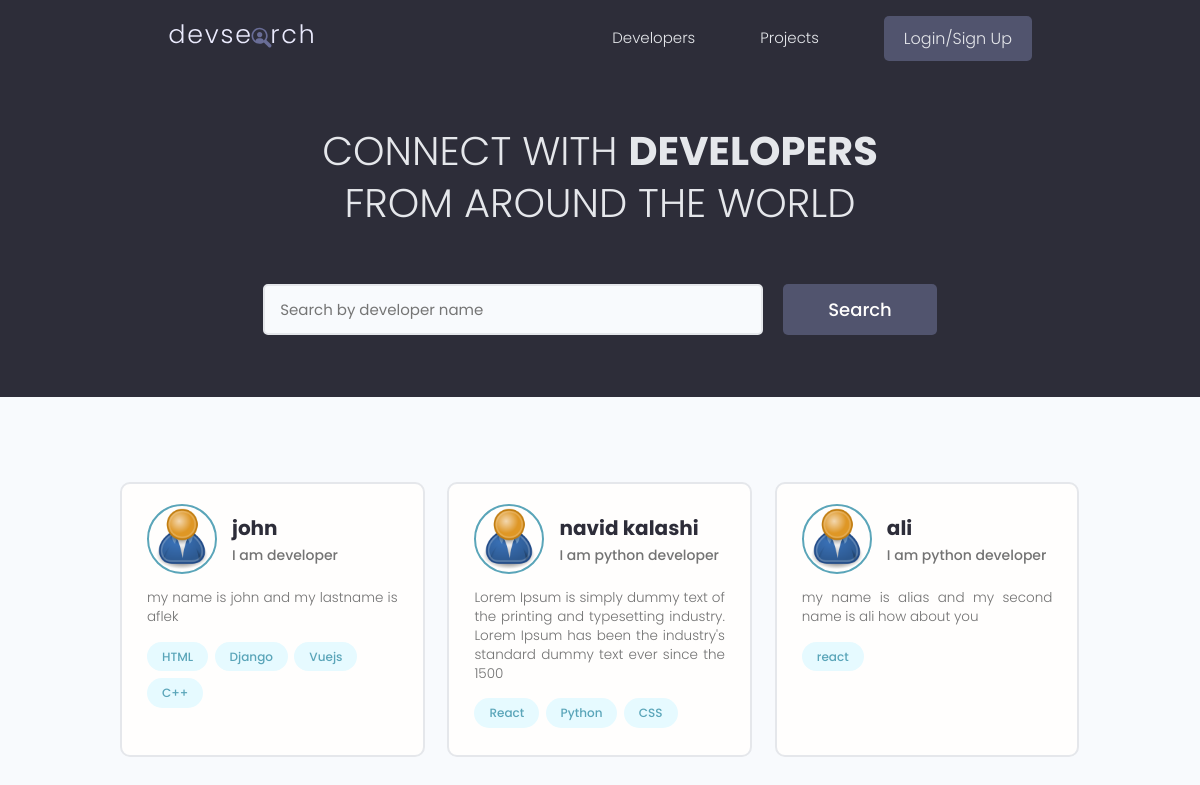
The app's page /, older data.
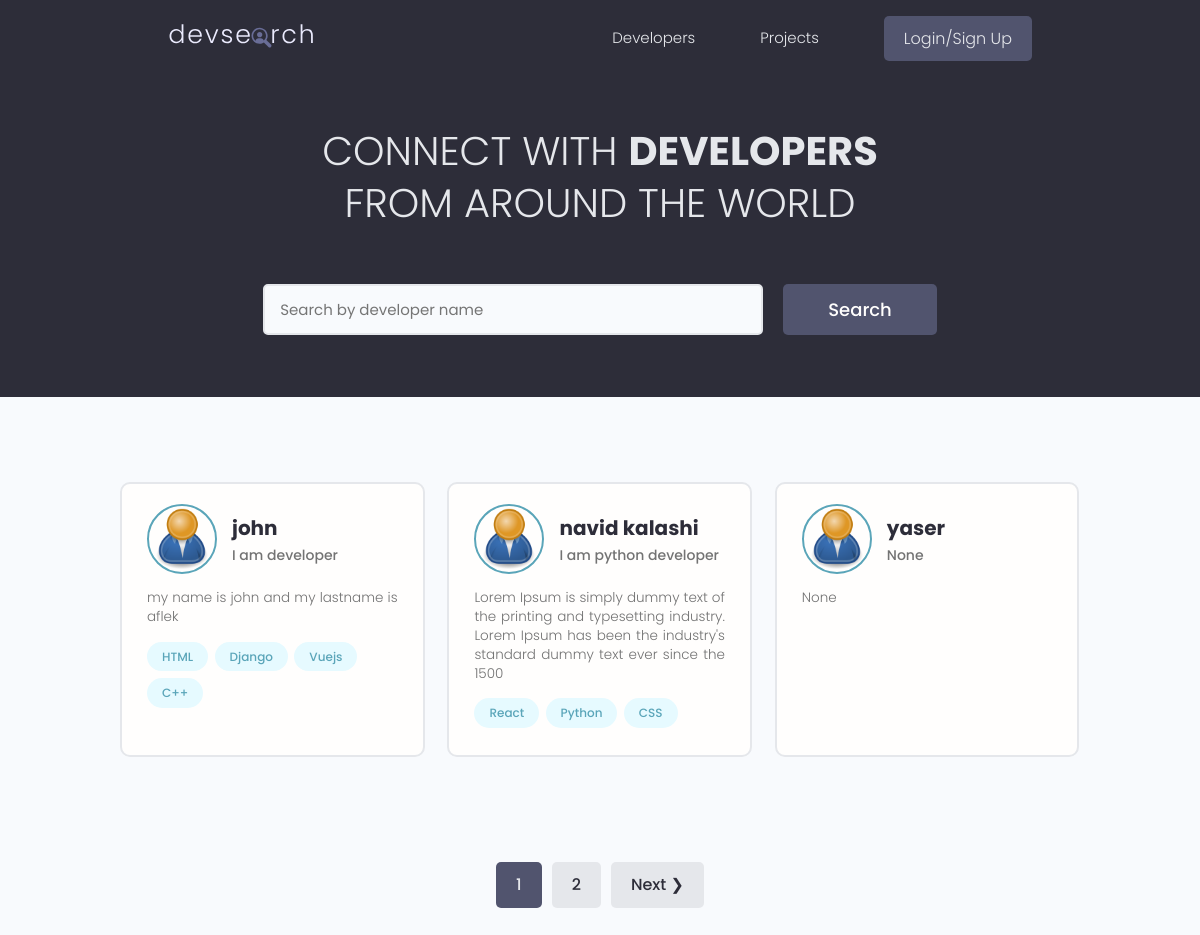
The same page, newer data.
### users/models.py (models this page shows, shortened)
class Profile(models.Model):
    user = models.OneToOneField(User, on_delete=models.CASCADE, null=True, blank=True)
    name = models.CharField(max_length=200, null=True, blank=True)
    email = models.EmailField(max_length=500, null=True, blank=True)
    username = models.CharField(max_length=200, null=True, blank=True)
    location = models.CharField(max_length=200, null=True, blank=True)
    short_intro = models.CharField(max_length=200, null=True, blank=True)
    bio = models.TextField(null=True, blank=True)
    profile_image = models.ImageField(null=True, blank=True, upload_to='profiles/', default='profiles/user-default.png')
    social_github = models.CharField(max_length=200, null=True, blank=True)
    social_twitter = models.CharField(max_length=200, null=True, blank=True)
    social_linkedin = models.CharField(max_length=200, null=True, blank=True)
    social_youtube = models.CharField(max_length=200, null=True, blank=True)
    social_website = models.CharField(max_length=200, null=True, blank=True)
    created = models.DateTimeField(auto_now_add=True)
    id = models.UUIDField(default=uuid.uuid4, unique=True, primary_key=True, editable=False)

class Skill(models.Model):
    owner = models.ForeignKey(Profile, on_delete=models.CASCADE, null=True, blank=True)
    name = models.CharField(max_length=200, null=True, blank=True)
    description = models.TextField(null=True, blank=True)
    created = models.DateTimeField(auto_now_add=True)
    id = models.UUIDField(default=uuid.uuid4, unique=True, primary_key=True, editable=False)
    def __str__(self):
        return str(self.name)

### users/views.py (the view)
# urls.py: path('', views.profiles, name='profiles'),
def profiles(request):
    profiles, search_query = searchProfile(request)
    custom_range, profiles = paginateProfiles(request, profiles, 1)
    context = {'profiles': profiles, 'search_query': search_query, 'custom_range': custom_range}
    return render(request, 'users/profiles.html', context)

### users/utils.py (called while the page is built)
def paginateProfiles(request, profiles, results):
    page = request.GET.get('page')
    results = 3
    paginator = Paginator(profiles, results)
    try:
        profiles = paginator.page(page)
    except PageNotAnInteger:
        page = 1
        profiles = paginator.page(page)
    except EmptyPage:
        page = paginator.num_pages
        profiles = paginator.page(page)
    leftIndex = (int(page) - 4)
    if leftIndex < 1:
        leftIndex = 1
    rightIndex = (int(page) + 5)
    if rightIndex > paginator.num_pages:
        rightIndex = paginator.num_pages + 1
    custom_range = range(leftIndex, rightIndex)
    return custom_range, profiles

def searchProfile(request):
    search_query = ''
    if request.GET.get('search_query'):
        search_query = request.GET.get('search_query')
    skills = Skill.objects.filter(name__icontains=search_query)
    profiles = Profile.objects.distinct().filter(
        Q(name__icontains=search_query) |
        Q(short_intro__icontains=search_query) |
        Q(skill__in=skills)
    )
    return profiles, search_query

### users/templates/users/profiles.html (shortened to what this page needs)
{% extends 'main.html' %}
{% block content %}
<main class="home">
    <section class="hero-section text-center">
      <div class="container container--narrow">
        <div class="hero-section__box">
          <h2>CONNECT WITH <span>DEVELOPERS</span></h2>
          <h2>FROM AROUND THE WORLD</h2>
        </div>
        <div class="hero-section__search">
          <form id='searchForm' class="form" action="{% url 'profiles' %}" method="get">
            <div class="form__field">
              <input class="input input--text" id="formInput#search" type="text" name="search_query"
                value="{{search_query}}" placeholder="Search by developer name" />
            </div>
            <input class="btn btn--sub btn--lg" type="submit" value="Search" />
          </form>
        </div>
      </div>
    </section>
    <section class="devlist">
      <div class="container">
        <div class="grid grid--three">
        {% for profile in profiles %}
          <div class="column card">
            <div class="dev">
              <a href="{% url 'user-profile' profile.id %}" class="card__body">
                <div class="dev__profile">
                  <img class="avatar avatar--md" src="{{profile.profile_image.url}}" alt="image" />
                  <div class="dev__meta">
                    <h3>{{profile.name}}</h3>
                    <h5>{{profile.short_intro|slice:'60'}}</h5>
                  </div>
                </div>
                <p class="dev__info">{{profile.bio|slice:'150'}}</p>
                <div class="dev__skills">
                {% for skill in profile.skill_set.all|slice:'5' %}
                  <span class="tag tag--pill tag--main">
                    <small>{{skill}}</small>
                  </span>
                  {% endfor %}
                </div>
              </a>
            </div>
          </div>
          {% endfor %}
        </div>
      </div>
    </section>
    {% include "pagination.html" with queryset=profiles custom_range=custom_range %}
  </main>
{% endblock content %}

Row changes from the older to the newer data that the page shows:
no longer on this page (row unchanged): Profile: profile_image (placeholder picture), name "ali", short_intro "I am python developer", bio "my name is alias and my second name is ali how about you"
no longer on this page (row unchanged): Skill: name "react", shown under "ali"
added Profile: profile_image (placeholder picture), name "yaser", short_intro "None", bio "None"
Text that changed along with them:
new list line: "1"
new list line: "2"
text now shown: "Next ❯"
